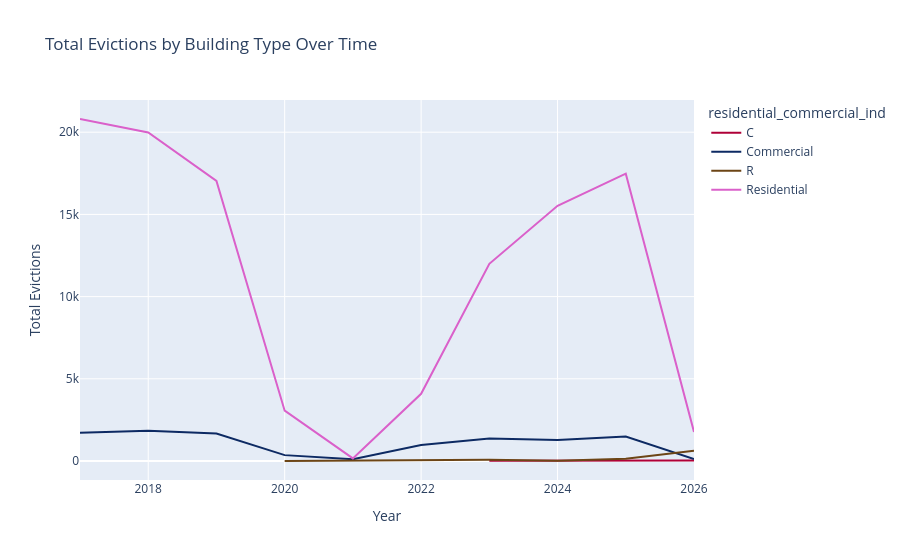

Notebook cell for this chart:
### Markdown cell above
## Eviction by Type by Year

### Code cell
fig3 = px.line(
    evictions_by_building_year,
    x="year",
    y="total_evictions",
    color="residential_commercial_ind",
    title="Total Evictions by Building Type Over Time",
    labels={"total_evictions": "Total Evictions", "year": "Year"},
    color_discrete_sequence=px.colors.qualitative.Dark24_r,
)

fig3.show()

### Figure 1 — Plotly figure (JSON) as saved in the notebook; plotly's stock layout.template omitted (floating-point values rounded to 4 significant figures)
{"data": [{"hovertemplate": "residential_commercial_ind=C<br>Year=%{x}<br>Total Evictions=%{y}<extra></extra>", "legendgroup": "C", "line": {"color": "#AF0038", "dash": "solid"}, "marker": {"symbol": "circle"}, "mode": "lines", "name": "C", "orientation": "v", "showlegend": true, "type": "scatter", "x": [2023, 2025, 2026], "xaxis": "x", "y": [17, 15, 39], "yaxis": "y"}, {"hovertemplate": "residential_commercial_ind=Commercial<br>Year=%{x}<br>Total Evictions=%{y}<extra></extra>", "legendgroup": "Commercial", "line": {"color": "#0D2A63", "dash": "solid"}, "marker": {"symbol": "circle"}, "mode": "lines", "name": "Commercial", "orientation": "v", "showlegend": true, "type": "scatter", "x": [2017, 2018, 2019, 2020, 2021, 2022, 2023, 2024, 2025, 2026], "xaxis": "x", "y": [1719, 1842, 1677, 358, 108, 979, 1362, 1283, 1495, 119], "yaxis": "y"}, {"hovertemplate": "residential_commercial_ind=R<br>Year=%{x}<br>Total Evictions=%{y}<extra></extra>", "legendgroup": "R", "line": {"color": "#6C4516", "dash": "solid"}, "marker": {"symbol": "circle"}, "mode": "lines", "name": "R", "orientation": "v", "showlegend": true, "type": "scatter", "x": [2020, 2023, 2024, 2025, 2026], "xaxis": "x", "y": [1, 72, 9, 135, 627], "yaxis": "y"}, {"hovertemplate": "residential_commercial_ind=Residential<br>Year=%{x}<br>Total Evictions=%{y}<extra></extra>", "legendgroup": "Residential", "line": {"color": "#DA60CA", "dash": "solid"}, "marker": {"symbol": "circle"}, "mode": "lines", "name": "Residential", "orientation": "v", "showlegend": true, "type": "scatter", "x": [2017, 2018, 2019, 2020, 2021, 2022, 2023, 2024, 2025, 2026], "xaxis": "x", "y": [20803, 19988, 17036, 3063, 160, 4088, 11996, 15520, 17478, 1765], "yaxis": "y"}], "layout": {"legend": {"title": {"text": "residential_commercial_ind"}, "tracegroupgap": 0}, "title": {"text": "Total Evictions by Building Type Over Time"}, "xaxis": {"anchor": "y", "domain": [0, 1], "title": {"text": "Year"}}, "yaxis": {"anchor": "x", "domain": [0, 1], "title": {"text": "Total Evictions"}}}}
